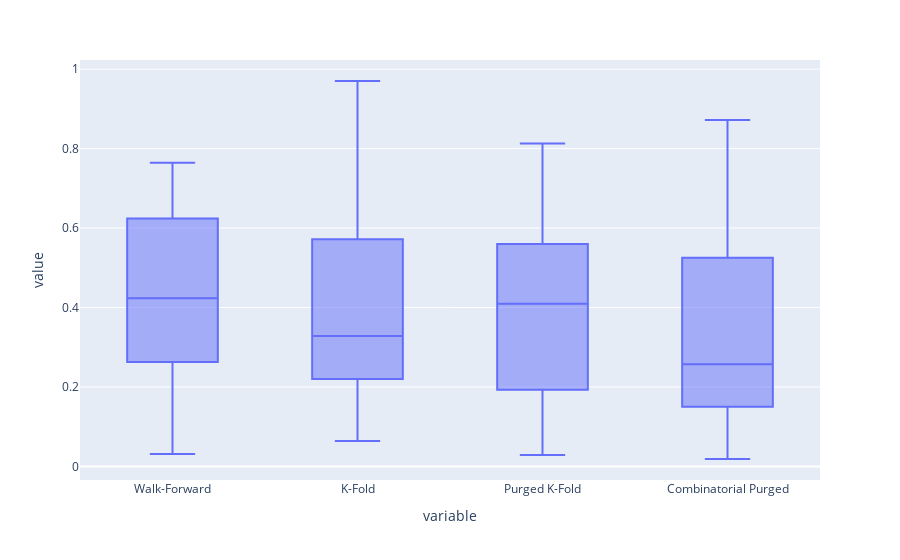
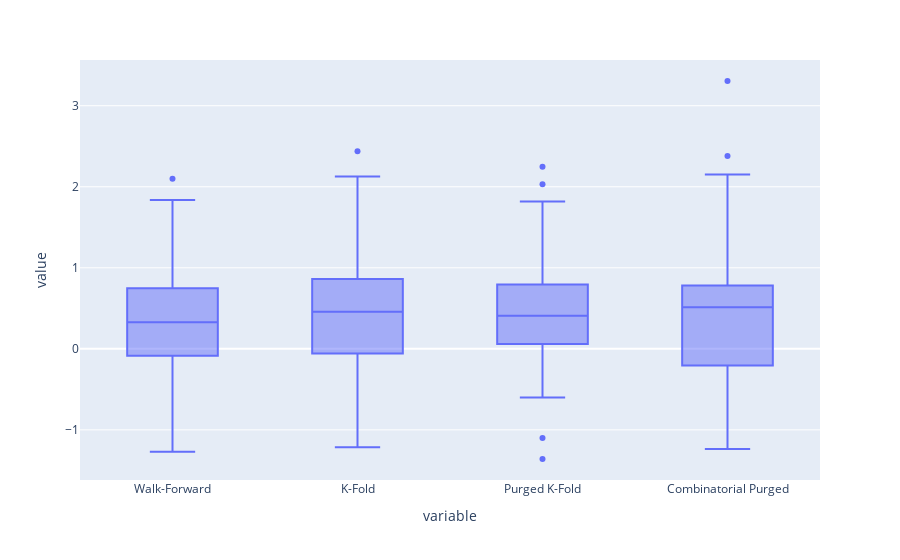

Write notebook code for charts like these, in order.
### Code cell
import plotly.express as px
px.box(pbo).show()
px.box(deflated_sr)

### Figure 1 — Plotly figure (JSON) as saved in the notebook; plotly's stock layout.template omitted (floating-point values rounded to 4 significant figures)
{"data": [{"alignmentgroup": "True", "hovertemplate": "variable=%{x}<br>value=%{y}<extra></extra>", "legendgroup": "", "marker": {"color": "#636efa"}, "name": "", "notched": false, "offsetgroup": "", "orientation": "v", "showlegend": false, "type": "box", "x": ["Walk-Forward", "Walk-Forward", "Walk-Forward", "Walk-Forward", "Walk-Forward", "Walk-Forward", "Walk-Forward", "Walk-Forward", "Walk-Forward", "Walk-Forward", "Walk-Forward", "Walk-Forward", "Walk-Forward", "Walk-Forward", "Walk-Forward", "Walk-Forward", "Walk-Forward", "Walk-Forward", "Walk-Forward", "Walk-Forward", "Walk-Forward", "Walk-Forward", "Walk-Forward", "Walk-Forward", "Walk-Forward", "Walk-Forward", "Walk-Forward", "Walk-Forward", "Walk-Forward", "Walk-Forward", "K-Fold", "K-Fold", "K-Fold", "K-Fold", "K-Fold", "K-Fold", "K-Fold", "K-Fold", "K-Fold", "K-Fold", "K-Fold", "K-Fold", "K-Fold", "K-Fold", "K-Fold", "K-Fold", "K-Fold", "K-Fold", "K-Fold", "K-Fold", "K-Fold", "K-Fold", "K-Fold", "K-Fold", "K-Fold", "K-Fold", "K-Fold", "K-Fold", "K-Fold", "K-Fold", "Purged K-Fold", "Purged K-Fold", "Purged K-Fold", "Purged K-Fold", "Purged K-Fold", "Purged K-Fold", "Purged K-Fold", "Purged K-Fold", "Purged K-Fold", "Purged K-Fold", "Purged K-Fold", "Purged K-Fold", "Purged K-Fold", "Purged K-Fold", "Purged K-Fold", "Purged K-Fold", "Purged K-Fold", "Purged K-Fold", "Purged K-Fold", "Purged K-Fold", "Purged K-Fold", "Purged K-Fold", "Purged K-Fold", "Purged K-Fold", "Purged K-Fold", "Purged K-Fold", "Purged K-Fold", "Purged K-Fold", "Purged K-Fold", "Purged K-Fold", "Combinatorial Purged", "Combinatorial Purged", "Combinatorial Purged", "Combinatorial Purged", "Combinatorial Purged", "Combinatorial Purged", "Combinatorial Purged", "Combinatorial Purged", "Combinatorial Purged", "Combinatorial Purged", "Combinatorial Purged", "Combinatorial Purged", "Combinatorial Purged", "Combinatorial Purged", "Combinatorial Purged", "Combinatorial Purged", "Combinatorial Purged", "Combinatorial Purged", "Combinatorial Purged", "Combinatorial Purged", "Combinatorial Purged", "Combinatorial Purged", "Combinatorial Purged", "Combinatorial Purged", "Combinatorial Purged", "Combinatorial Purged", "Combinatorial Purged", "Combinatorial Purged", "Combinatorial Purged", "Combinatorial Purged"], "x0": " ", "xaxis": "x", "y": [0.5189, 0.6242, 0.03124, 0.5662, 0.2702, 0.1817, 0.6039, 0.7643, 0.7417, 0.6712, 0.7263, 0.1565, 0.4133, 0.6, 0.6545, 0.2742, 0.4636, 0.6308, 0.682, 0.2626, 0.4233, 0.2931, 0.2611, 0.3087, 0.2235, 0.4235, 0.4897, 0.1368, 0.3625, 0.179, 0.4033, 0.6581, 0.09371, 0.6664, 0.3305, 0.3131, 0.9702, 0.4679, 0.843, 0.6071, 0.1817, 0.3165, 0.4016, 0.5718, 0.6451, 0.1416, 0.5448, 0.6933, 0.1708, 0.3261, 0.2761, 0.2697, 0.4057, 0.09417, 0.1541, 0.06418, 0.3957, 0.2204, 0.2552, 0.3119, 0.5362, 0.6902, 0.02875, 0.4964, 0.3278, 0.1932, 0.7524, 0.5671, 0.8127, 0.6689, 0.182, 0.4748, 0.6337, 0.4646, 0.5598, 0.109, 0.5291, 0.4937, 0.2883, 0.4392, 0.3002, 0.1004, 0.07242, 0.3497, 0.3792, 0.07218, 0.7803, 0.1804, 0.195, 0.287, 0.5253, 0.3392, 0.0404, 0.7164, 0.08718, 0.2356, 0.8721, 0.6869, 0.8186, 0.6075, 0.4083, 0.2028, 0.2607, 0.452, 0.3226, 0.2535, 0.1835, 0.5388, 0.4369, 0.3776, 0.2385, 0.1035, 0.1503, 0.1521, 0.1552, 0.01865, 0.5486, 0.1492, 0.09472, 0.1211], "y0": " ", "yaxis": "y"}], "layout": {"boxmode": "group", "legend": {"tracegroupgap": 0}, "margin": {"t": 60}, "xaxis": {"anchor": "y", "domain": [0, 1], "title": {"text": "variable"}}, "yaxis": {"anchor": "x", "domain": [0, 1], "title": {"text": "value"}}}}

### Figure 2 — Plotly figure (JSON) as saved in the notebook; plotly's stock layout.template omitted (floating-point values rounded to 4 significant figures)
{"data": [{"alignmentgroup": "True", "hovertemplate": "variable=%{x}<br>value=%{y}<extra></extra>", "legendgroup": "", "marker": {"color": "#636efa"}, "name": "", "notched": false, "offsetgroup": "", "orientation": "v", "showlegend": false, "type": "box", "x": ["Walk-Forward", "Walk-Forward", "Walk-Forward", "Walk-Forward", "Walk-Forward", "Walk-Forward", "Walk-Forward", "Walk-Forward", "Walk-Forward", "Walk-Forward", "Walk-Forward", "Walk-Forward", "Walk-Forward", "Walk-Forward", "Walk-Forward", "Walk-Forward", "Walk-Forward", "Walk-Forward", "Walk-Forward", "Walk-Forward", "Walk-Forward", "Walk-Forward", "Walk-Forward", "Walk-Forward", "Walk-Forward", "Walk-Forward", "Walk-Forward", "Walk-Forward", "Walk-Forward", "Walk-Forward", "K-Fold", "K-Fold", "K-Fold", "K-Fold", "K-Fold", "K-Fold", "K-Fold", "K-Fold", "K-Fold", "K-Fold", "K-Fold", "K-Fold", "K-Fold", "K-Fold", "K-Fold", "K-Fold", "K-Fold", "K-Fold", "K-Fold", "K-Fold", "K-Fold", "K-Fold", "K-Fold", "K-Fold", "K-Fold", "K-Fold", "K-Fold", "K-Fold", "K-Fold", "K-Fold", "Purged K-Fold", "Purged K-Fold", "Purged K-Fold", "Purged K-Fold", "Purged K-Fold", "Purged K-Fold", "Purged K-Fold", "Purged K-Fold", "Purged K-Fold", "Purged K-Fold", "Purged K-Fold", "Purged K-Fold", "Purged K-Fold", "Purged K-Fold", "Purged K-Fold", "Purged K-Fold", "Purged K-Fold", "Purged K-Fold", "Purged K-Fold", "Purged K-Fold", "Purged K-Fold", "Purged K-Fold", "Purged K-Fold", "Purged K-Fold", "Purged K-Fold", "Purged K-Fold", "Purged K-Fold", "Purged K-Fold", "Purged K-Fold", "Purged K-Fold", "Combinatorial Purged", "Combinatorial Purged", "Combinatorial Purged", "Combinatorial Purged", "Combinatorial Purged", "Combinatorial Purged", "Combinatorial Purged", "Combinatorial Purged", "Combinatorial Purged", "Combinatorial Purged", "Combinatorial Purged", "Combinatorial Purged", "Combinatorial Purged", "Combinatorial Purged", "Combinatorial Purged", "Combinatorial Purged", "Combinatorial Purged", "Combinatorial Purged", "Combinatorial Purged", "Combinatorial Purged", "Combinatorial Purged", "Combinatorial Purged", "Combinatorial Purged", "Combinatorial Purged", "Combinatorial Purged", "Combinatorial Purged", "Combinatorial Purged", "Combinatorial Purged", "Combinatorial Purged", "Combinatorial Purged"], "x0": " ", "xaxis": "x", "y": [-1.106, 0.5701, 1.836, 0.1589, -1.27, 1.272, -0.1193, 1.739, 0.9078, 0.4301, -0.8421, 0.2851, 2.098, 0.03457, 0.3441, 1.239, 0.205, 0.1489, 0.359, 0.3122, 0.349, -0.2599, 0.1148, -0.2301, 0.4377, 0.4536, 1.527, 0.7486, -1.188, -0.0866, -1.169, 0.4103, 2.128, -0.2608, -1.216, 0.8207, 0.5451, 0.6426, 0.993, 0.8769, -0.00305, 0.8231, 2.055, 0.502, -0.2716, 1.314, 0.7178, -0.05828, 0.883, 0.4131, 0.863, 0.3851, -0.1861, 0.3188, 0.2028, 0.848, 2.438, 0.3464, -0.6717, -0.1278, -1.36, 1.033, 1.818, 0.3098, -1.101, 0.5206, 0.3918, 0.8742, 0.6723, 0.9194, -0.008448, 0.4955, 2.246, 0.4226, 0.05931, 1.581, 0.7951, -0.1669, 0.7564, 0.3017, 0.643, 0.06455, 0.2427, -0.1263, -0.05599, 0.5383, 2.031, 0.3564, -0.6004, 0.1117, -1.235, 1.184, 2.152, -0.273, -1.22, 1.19, 0.5119, 0.707, 1.401, 0.7816, -0.3987, 0.5137, 2.38, 0.5694, -0.2055, 0.7628, 0.7052, -0.4418, 0.7977, 0.6513, 0.1028, 0.1334, -0.1662, -0.5705, 0.2726, 0.559, 3.305, 0.4051, -0.8945, -0.01696], "y0": " ", "yaxis": "y"}], "layout": {"boxmode": "group", "legend": {"tracegroupgap": 0}, "margin": {"t": 60}, "xaxis": {"anchor": "y", "domain": [0, 1], "title": {"text": "variable"}}, "yaxis": {"anchor": "x", "domain": [0, 1], "title": {"text": "value"}}}}
